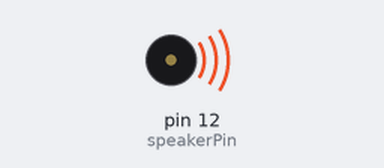
The sketch below on a simulated Arduino Uno, built with avr-gcc and run on an emulated ATmega328P. Parts: buzzer (waves = sounding).

Above: at 0.1 s.
At 3.1 s:
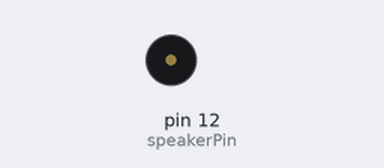
Timing chart, 0 to 4.6 s (numbered marks = the images above):
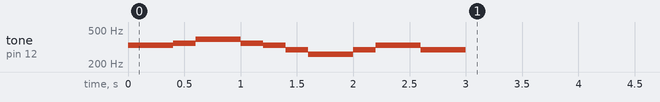

The sketch:

simpleSounds.ino
```cpp
/*
 * Exercise 3: LED to Piezo
 *
 * Sketch by Tiffany Chan for DHSI 2016.
 *
 * Based on Adafruit's Simple Sounds sketch:
 * https://learn.adafruit.com/adafruit-arduino-lesson-10-making-sounds/playing-a-scale
 *
*/

int speakerPin = 12;

int numTones = 15;

int tones[] = {330, 330, 349, 392, 392, 349, 330, 294, 261, 261, 294, 330, 330, 294, 294};

//int tones[] = {261, 277, 294, 311, 330, 349, 370, 392, 415, 440};
//            mid C  C#   D    D#   E    F    F#   G    G#   A

void setup()
{
  for (int i = 0; i < numTones; i++)
  {
    tone(speakerPin, tones[i], 200);
    delay(200);
  }
  noTone(speakerPin);
}

void loop()
{
}
```
